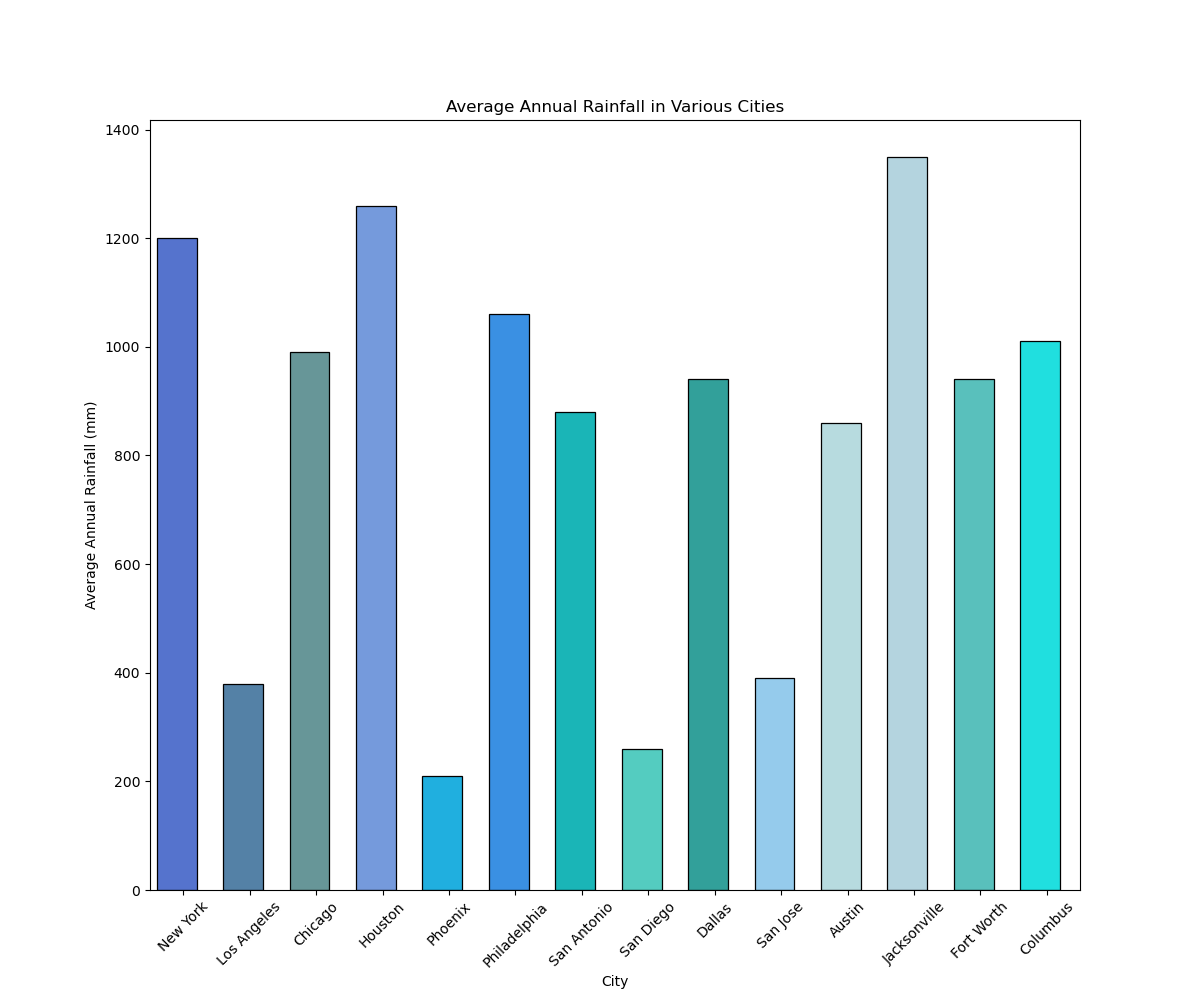

Write the Python code that produced this figure.

import seaborn as sns
import pandas as pd
import matplotlib.pyplot as plt

# Data
data = {
    'City': ['New York', 'Los Angeles', 'Chicago', 'Houston', 'Phoenix', 'Philadelphia', 'San Antonio', 'San Diego', 'Dallas', 'San Jose', 'Austin', 'Jacksonville', 'Fort Worth', 'Columbus'],
    'Average Annual Rainfall (mm)': [1200, 380, 990, 1260, 210, 1060, 880, 260, 940, 390, 860, 1350, 940, 1010]
}

# Convert the dictionary to a DataFrame
df = pd.DataFrame(data)

# Set the dimensions of the figure
plt.figure(figsize=(12, 10))

# Create the bar chart
bar_plot = sns.barplot(
    x='City',
    y='Average Annual Rainfall (mm)',
    data=df,
    palette=['#4169E1', '#4682B4', '#5F9EA0', '#6495ED', '#00BFFF', '#1E90FF', '#00CED1', '#40E0D0', '#20B2AA', '#87CEFA', '#B0E0E6', '#ADD8E6', '#48D1CC', '#00FFFF'],
    linewidth=0.9,
    edgecolor='black'
)

# Customize the bar widths
for bar in bar_plot.patches:
    bar.set_width(0.6)

# Set the labels and title
plt.xlabel('City')
plt.ylabel('Average Annual Rainfall (mm)')
plt.title('Average Annual Rainfall in Various Cities')

# Rotate x-axis labels for better readability
plt.xticks(rotation=45)

# Show the plot
plt.show()
